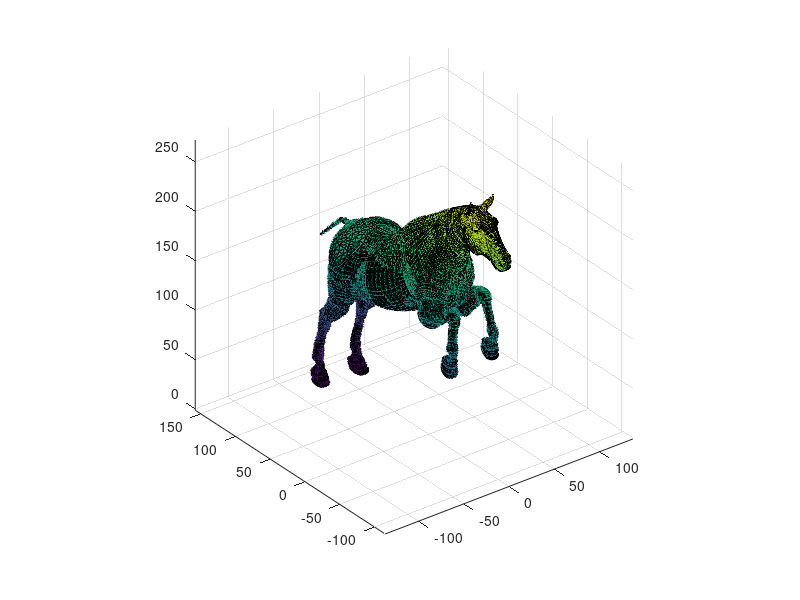

This chart was generated by the following MATLAB code: (Note: this script raises an error after producing the figure.)
% Example:
%
% Display of a horse using Computer Graphics
%
% Computer Vision Course
% (c) Domingo Mery (2014) - http://dmery.ing.puc.cl


load horse % 3D data: Courtesy of Ivan Sipiran
                   % horse.data is matlab/data directory
close all
trisurf(T',M(1,:),M(2,:),M(3,:));
axis equal;
enterpause
trisurf(T',M(1,:),M(2,:),M(3,:),'FaceColor','b','EdgeColor','none');
axis equal;
enterpause
alpha 0.8;
camlight;
enterpause
camlight(-80,-10);
enterpause
lighting p;
enterpause
view(3);
enterpause
axis off
grid off